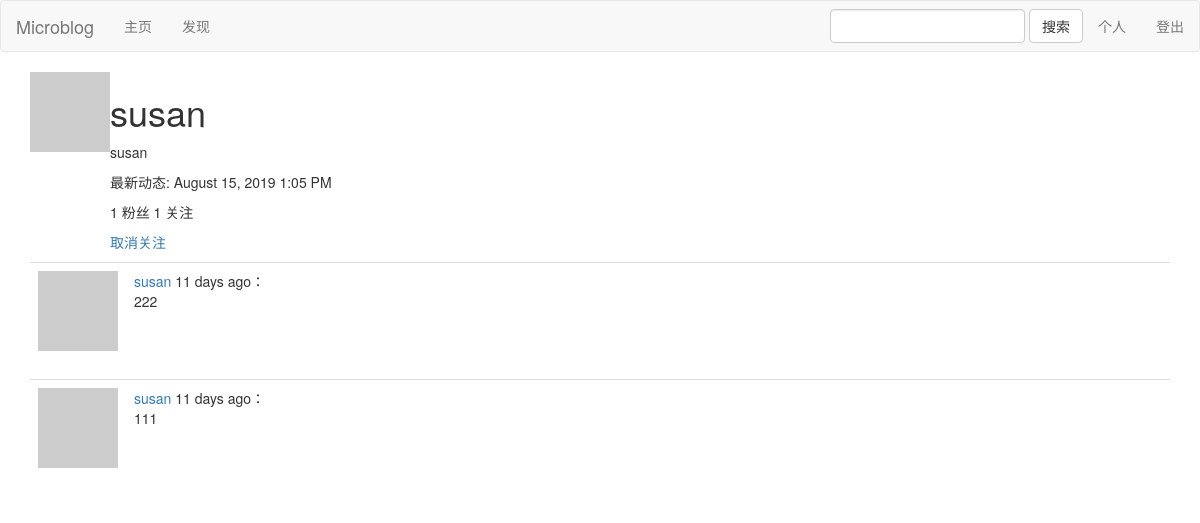
Before: /user/susan (signed in) with the older database file.
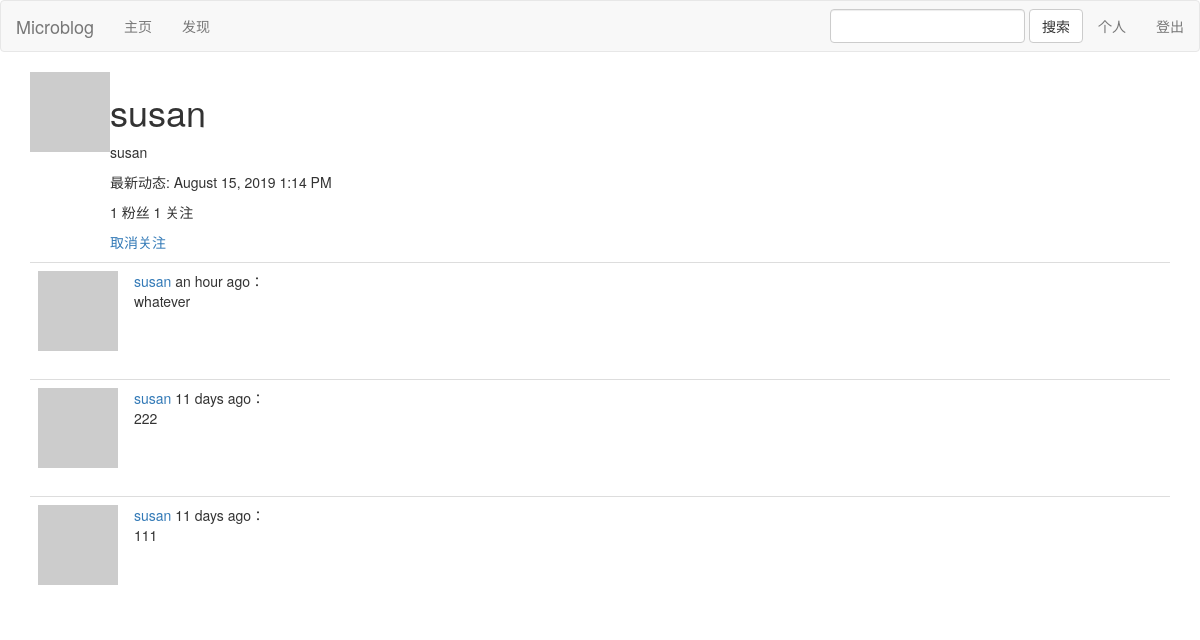
After: the same page with the newer database file.
### app/models.py (models this page shows, shortened)
class User(UserMixin, db.Model):
    id = db.Column(db.Integer, primary_key=True)
    username = db.Column(db.String(64), index=True, unique=True)
    email = db.Column(db.String(120), index=True, unique=True)
    password_hash = db.Column(db.String(128))
    about_me = db.Column(db.String(140))
    last_seen = db.Column(db.DateTime, default=datetime.utcnow)
    posts = db.relationship('Post', backref='author', lazy='dynamic')
    def avatar(self, size):
        digest = md5(self.email.lower().encode('utf-8')).hexdigest()
        return 'https://www.gravatar.com/avatar/{}?d=identicon&s={}'.format(
            digest, size)
    def is_following(self, user):
        return self.followed.filter(
            followers.c.followed_id == user.id).count() > 0
    followed = db.relationship(
        'User', secondary=followers,
        primaryjoin=(followers.c.follower_id == id),
        secondaryjoin=(followers.c.followed_id == id),
        backref=db.backref('followers', lazy='dynamic'), lazy='dynamic')

class Post(db.Model):
    __searchable__ = ['body']
    id = db.Column(db.Integer, primary_key=True)
    body = db.Column(db.String(140))
    timestamp = db.Column(db.DateTime, index=True, default=datetime.utcnow)
    user_id = db.Column(db.Integer, db.ForeignKey('user.id'))

### app/main/routes.py (the view)
@bp.route('/user/<username>')
@login_required
def user(username):
    user = User.query.filter_by(username=username).first_or_404()
    page = request.args.get('page', 1, type=int)
    posts = user.posts.order_by(Post.timestamp.desc()).paginate(
        page, current_app.config['POSTS_PER_PAGE'], False)
    next_url = url_for('main.user', username=user.username,
                    page=posts.next_num) if posts.has_next else None
    prev_url = url_for('main.user', username=user.username,
                    page=posts.prev_num) if posts.has_prev else None
    return render_template('user.html', user=user, posts=posts.items,
                        next_url=next_url, prev_url=prev_url)

### app/main/forms.py
class SearchForm(FlaskForm):
    keyword = StringField('')
    sumit = SubmitField('搜索')

### app/main/routes.py (called while the page is built)
@bp.before_app_request
def before_request():
    if current_user.is_authenticated:
        current_user.last_seen = datetime.utcnow()
        db.session.commit()
        g.search_form = SearchForm()

### app/models.py (called while the page is built)
@login.user_loader
def load_user(id):
    return User.query.get(int(id))

### app/templates/user.html (shortened to what this page needs)
{% extends "base.html" %}
{% block app_content %}
    <table>
        <tr valign="top">
            <td><img src="{{ user.avatar(128) }}"></td>
            <td>
                <h1>{{ user.username }}</h1>
                {% if user.about_me %}<p>{{ user.about_me }}</p>{% endif %}
                {% if user.last_seen %}<p>最新动态: {{ moment(user.last_seen).format('LLL') }}</p>{% endif %}
                <p>{{ user.followers.count() }} 粉丝  {{ user.followed.count() }} 关注</p>
                {% if user == current_user %}
                <p><a href="{{ url_for('main.edit_profile') }}">编辑个人信息</a></p>
                {% elif not current_user.is_following(user) %}
                <p><a href="{{ url_for('main.follow', username=user.username) }}">关注</a></p>
                {% else %}
                <p><a href="{{ url_for('main.unfollow', username=user.username) }}">取消关注</a></p>
                {% endif %}
            </td>
        </tr>
    </table>
    {% for post in posts %}
        {% include '_post.html' %}
    {% endfor %}
{% endblock %}

### app/templates/_post.html
<table class="table table-hover">
    <tr>
        <td width="70px">
            <a href="{{ url_for('main.user', username=post.author.username) }}">
                <img src="{{ post.author.avatar(70) }}" />
            </a>
        </td>
        <td>
            <a href="{{ url_for('main.user', username=post.author.username) }}">
                {{ post.author.username }}
            </a>
            {{ moment(post.timestamp).fromNow() }}：
            <br>
            {{ post.body }}
        </td>
    </tr>
</table>

Changed rows visible on the page:
changed User "susan": last_seen "August 15, 2019 1:05 PM" → "August 15, 2019 1:14 PM"
added Post: author.username "susan", timestamp "an hour ago", body "whatever"
